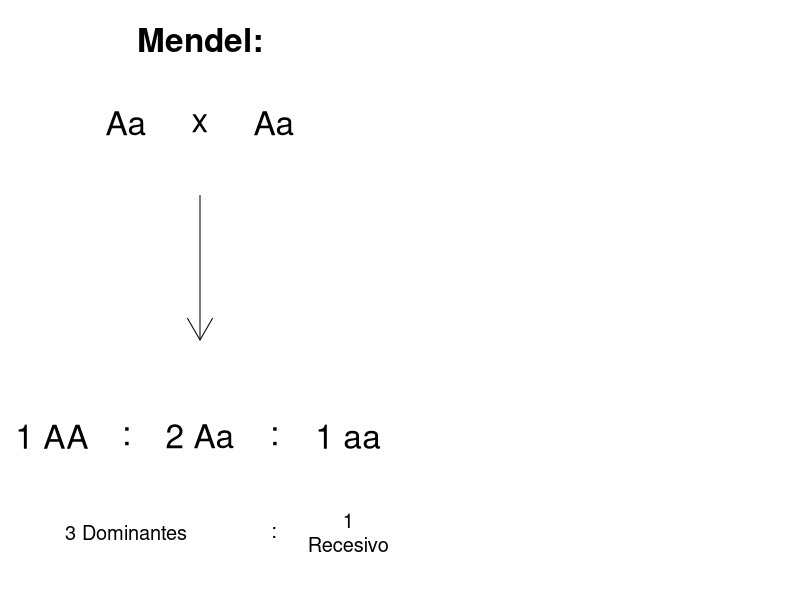
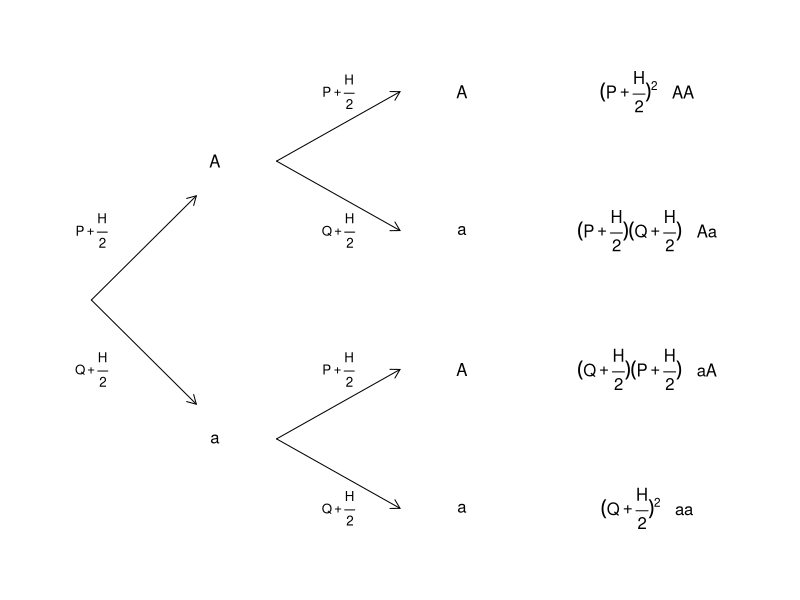
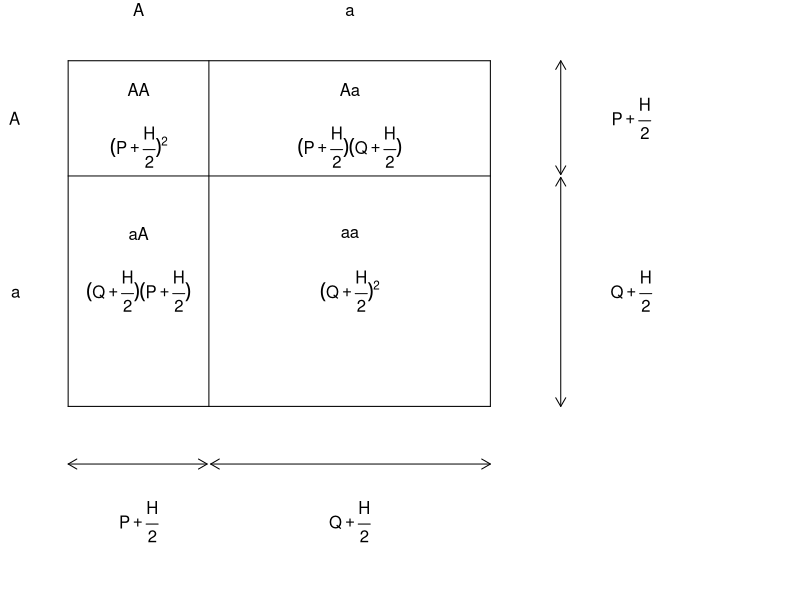

The R source for these figures, in order:
## ---- chunk 1
knitr::opts_chunk$set(echo = FALSE)
## ---- chunk 2
par(mfrow = c(1,2), mar = c(0,0,4,0))
plot(c(0,1), c(0, 1), type='n', axes = FALSE, xlab = '', ylab = '',
     main = 'Mendel:', cex.main = 2)
text(c(0.3, 0.5, 0.7), 0.95, labels = c('Aa', 'x', 'Aa'), cex = 2)
arrows(0.5, 0.8, 0.5, 0.5)
text(c(0.1, 0.3, 0.5, 0.7, 0.9), 0.3,
     labels = c('1 AA', ':', '2 Aa', ':', '1 aa'), cex = 2)
text(c(0.3, 0.7, 0.9), 0.1,
     labels = c('3 Dominantes', ':', '1\nRecesivo'), cex = 1.2)
par(mfrow = c(1,1))
## ---- chunk 3
par(mar=c(0,0,0,0))
plot(c(0,12), c(0, 8), type = 'n', axes = FALSE, xlab = '', ylab = '')
arrows(c(1,1,4,4,4,4), c(4,4,2,2,6,6), c(2.7,2.7,6,6,6,6), c(2.5,5.5,1,3,5,7),
       length = 0.1, code = 2)
text(c(3,3,7,7,7,7,10,10,10,10),
     c(2,6,1,3,5,7,1,3,5,7),
     labels = c('a','A','a','A','a','A', expression((Q+frac(H,2))^2*'   aa'),
                expression((Q+frac(H,2))(P+frac(H,2))*'   aA'),
                expression((P+frac(H,2))(Q+frac(H,2))*'   Aa'),
                expression((P+frac(H,2))^2*'   AA')))
text(c(1,1,5,5,5,5), c(3,5,1,3,5,7),
     labels = c(expression(Q+frac(H,2)), expression(P+frac(H,2)),
                expression(Q+frac(H,2)), expression(P+frac(H,2)),
                expression(Q+frac(H,2)), expression(P+frac(H,2))),
     cex = 0.8)
## ---- chunk 4
par(mar=c(0,2,2,0))
plot(c(0, 10), c(0, 9), axes = FALSE, xlab = '', ylab = '', type = 'n')
segments(c(0,0,0,0,2,6), c(3,7,9,3,3,3),
         c(6,6,6,0,2,6), c(3,7,9,9,9,9))
axis(2, at = c(5, 8), labels = c('a', 'A'), tick = FALSE, las = 2)
axis(3, at = c(1, 4), labels = c('A', 'a'), tick = FALSE)
d <- 0.025
arrows(c(0,2+d,7,7), c(2,2,3,7+d), c(2-d,6,7,7), c(2,2,7-d,9),
       code = 3, length=0.1)
text(c(1,4,8,8), c(1,1,5,8),
     labels = c(expression(P+frac(H,2)), 
                expression(Q+frac(H,2)),
                expression(Q+frac(H,2)),
                expression(P+frac(H,2))))
text(c(1,1,4,4), c(6,8.5,6,8.5),
     labels = c('aA', 'AA', 'aa', 'Aa'))
text(c(1,1,4,4), c(5,7.5,5,7.5),
     labels = c(expression((Q+frac(H,2))(P+frac(H,2))),
                expression((P+frac(H,2))^2),
                expression((Q+frac(H,2))^2),
                expression((P+frac(H,2))(Q+frac(H,2)))))
## ---- chunk 5
library(kableExtra)
creuaments <- data.frame(
   pare = c('AA', 'AA', 'AA', 'Aa', 'Aa', 'Aa', 'aa', 'aa', 'aa', 'Total:'),
   mare = c('AA', 'Aa', 'aa', 'AA', 'Aa', 'aa', 'AA', 'Aa', 'aa', ''),
   freq = c("$P^2$", "$PH$", "$PQ$",
            "$PH$", "$H^2$", "$QH$",
            "$PQ$", "$QH$", "$Q^2$", "$(P+H+Q)^2=1$"),
   AA = c("$1$", "$\\frac{1}{2}$", "$0$", "$\\frac{1}{2}$", "$\\frac{1}{4}$", "$0$", "$0$", "$0$", "$0$", "$P'$"),
   Aa = c("$0$", "$\\frac{1}{2}$", "$1$", "$\\frac{1}{2}$", "$\\frac{1}{2}$", "$\\frac{1}{2}$", "$1$", "$\\frac{1}{2}$", "$0$", "$H'$"),
   aa = c("$0$", "$0$", "$0$", "$0$", "$\\frac{1}{4}$", "$\\frac{1}{2}$", "$0$", "$\\frac{1}{2}$", "$1$", "$Q'$")
)
kable(creuaments, col.names = c('Padre', 'Madre', 'Frecuencia', 'AA', 'Aa', 'aa')) %>% kable_styling()
## ---- chunk 6
MN <- data.frame(
   Fenotipo = c('MM', 'MN', 'NN', 'Total:'),
   Genotipo = c("$L^ML^M$", "$L^ML^N$", "$L^NL^N$", ""),
   Frecuencia = c(141, 262, 97, 500)
)
kable(MN) %>% kable_styling()
